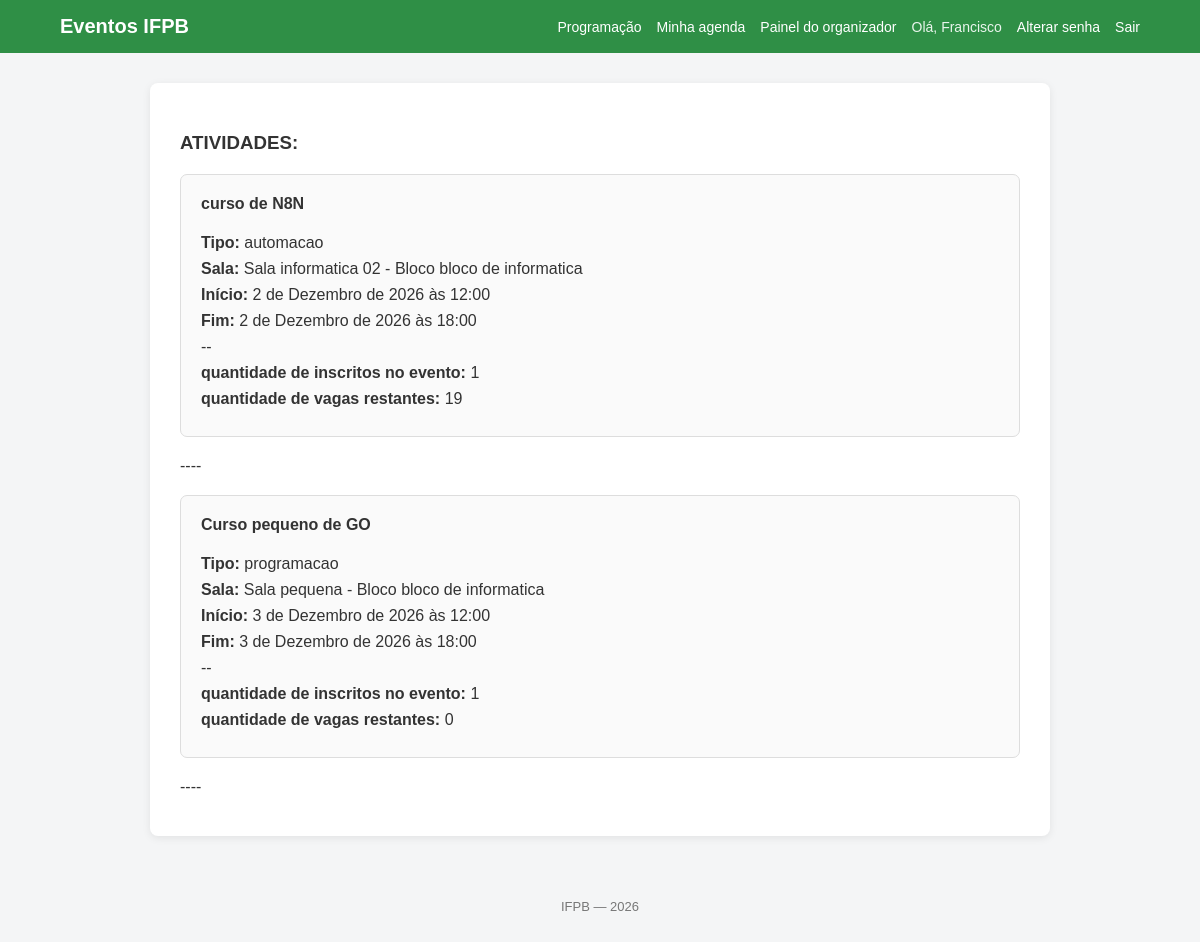
Page /painel_organizador (signed in) on the committed database.
### eventos/models.py (models this page shows, shortened)
class Atividade(models.Model):
    evento = models.ForeignKey(
        Evento,
        on_delete=models.CASCADE,
        related_name="atividades"
    )
    titulo = models.CharField(max_length=200)
    tipo = models.CharField(max_length=100)
    descricao = models.TextField(blank=True)
    responsavel = models.ForeignKey(
        settings.AUTH_USER_MODEL,
        on_delete=models.CASCADE,
        related_name="atividades_responsaveis"
    )
    sala = models.ForeignKey(
        Sala,
        on_delete=models.SET_NULL,
        null=True,
        blank=True,
        related_name="atividades"
    )
    inicio = models.DateTimeField()
    fim = models.DateTimeField()

class Sala(models.Model):
    nome = models.CharField(max_length=100)
    bloco = models.CharField(max_length=50)
    capacidade = models.PositiveIntegerField()
    def __str__(self):
        return f"{self.nome} - Bloco {self.bloco}"

### eventos/views.py (the view)
# urls.py: path('painel_organizador', views.painel_organizador, name='painel_organizador'),
@login_required
def painel_organizador(request):
    atividades = Atividade.objects.filter(responsavel = request.user).annotate(
        quantidade_inscritos = Count("inscricoes")
    ).annotate(
    vagas_restantes=Case(
        When(
            sala__isnull=False,
            then=F("sala__capacidade") - F("quantidade_inscritos")
        ),
        default=Value(None),
        output_field=IntegerField()
    ))
    return render(request, 'eventos/painel_organizador.html', {'atividades': atividades})

### eventos/templates/eventos/painel_organizador.html
{% extends "base.html" %}
{% block conteudo %}
    <h3>ATIVIDADES:</h3>
    {% for atividade in atividades %}
        <article>
            <h4>{{ atividade.titulo }}</h4>
            <p><strong>Tipo:</strong> {{ atividade.tipo }}</p>
            <p>
                <strong>Sala:</strong>
                {% if atividade.sala %}
                    {{ atividade.sala }}
                {% else %}
                    Não definida
                {% endif %}
            </p>
            <p><strong>Início:</strong> {{ atividade.inicio }}</p>
            <p><strong>Fim:</strong> {{ atividade.fim }}</p>
            <p> -- </p>
            <p> <b>quantidade de inscritos no evento:</b> {{atividade.quantidade_inscritos}} </p>
            <p> <b>quantidade de vagas restantes:</b> {{atividade.vagas_restantes}} </p>
        </article>
        <p>----</p>
        {% empty %}
        <p>Não há atividades.</p>
    {% endfor %}
{% endblock %}

### templates/base.html (shortened to what this page needs)
{% load static %}
<!DOCTYPE html>
<html lang="pt-br">
<head>
    <link rel="stylesheet" href="{% static 'css/style.css' %}">
</head>
<body>
<header>
    <nav class="navbar">
        <div class="nav-container">
            <a class="logo" href="{% url 'eventos:main' %}">
                Eventos IFPB
            </a>
            <div class="nav-links">
                <a href="{% url 'eventos:programacao' %}">
                    Programação
                </a>
                {% if user.is_authenticated %}
                    <a href="{% url 'eventos:minha_agenda' %}">
                        Minha agenda
                    </a>
                    {% if perms.eventos.add_evento %}
                        <a href="{% url 'eventos:painel_organizador' %}">
                            Painel do organizador
                        </a>
                    {% endif %}
                    <span class="usuario">
                        Olá, {{ user.username }}
                    </span>
                    <a href="{% url 'password_change' %}">
                        Alterar senha
                    </a>
                    <form action="{% url 'logout' %}" method="post" class="logout-form">
                        <button type="submit" class="link-button">
                            Sair
                        </button>
                    </form>
                {% endif %}
            </div>
        </div>
    </nav>
</header>
<main class="container">
    {% block conteudo %}
    {% endblock %}
</main>
<footer>
    <p>IFPB — {% now "Y" %}</p>
</footer>
</body>
</html>

### static/css/style.css (style rules this page uses)
* { box-sizing: border-box; }
body { margin: 0; font-family: Arial, sans-serif; background: #f4f5f6; color: #333; }
a { color: #2f8f46; text-decoration: none; }
.container { width: 90%; max-width: 900px; margin: 30px auto; background: white; padding: 30px; border-radius: 8px; box-shadow: 0 2px 8px rgba(0, 0, 0, 0.08); }
h2, h3, h4 { color: #333; }
.navbar { background: #2f8f46; color: white; }
.nav-container { width: 90%; max-width: 1100px; margin: 0 auto; padding: 15px 0; display: flex; justify-content: space-between; align-items: center; gap: 20px; }
.logo { color: white; font-size: 20px; font-weight: bold; text-decoration: none; }
.nav-links { display: flex; align-items: center; gap: 15px; flex-wrap: wrap; }
.nav-links a { color: white; font-size: 14px; }
.usuario { color: #e9f5ec; font-size: 14px; }
.logout-form { display: inline; margin: 0; }
button, .link-button { background: #2f8f46; color: white; border: none; border-radius: 5px; padding: 9px 14px; font-size: 14px; cursor: pointer; }
.link-button { padding: 0; background: transparent; color: white; }
form { margin-top: 15px; }
article { background: #fafafa; border: 1px solid #ddd; border-radius: 7px; padding: 20px; margin: 20px 0; }
article h2, article h3, article h4 { margin-top: 0; }
article p { margin: 8px 0; }
main > p { margin: 10px 0; }
footer { text-align: center; color: #777; padding: 20px 0 30px; font-size: 13px; }

### rows in the picture
Atividade: titulo "curso de N8N", tipo "automacao", sala "Sala informatica 02 - Bloco bloco de informatica", inicio "2 de Dezembro de 2026 às 12:00", fim "2 de Dezembro de 2026 às 18:00", quantidade_inscritos "1", vagas_restantes "19"
Atividade: titulo "Curso pequeno de GO", tipo "programacao", sala "Sala pequena - Bloco bloco de informatica", inicio "3 de Dezembro de 2026 às 12:00", fim "3 de Dezembro de 2026 às 18:00", quantidade_inscritos "1", vagas_restantes "0"

### other values in the picture
{{ user.username }} "Francisco"
